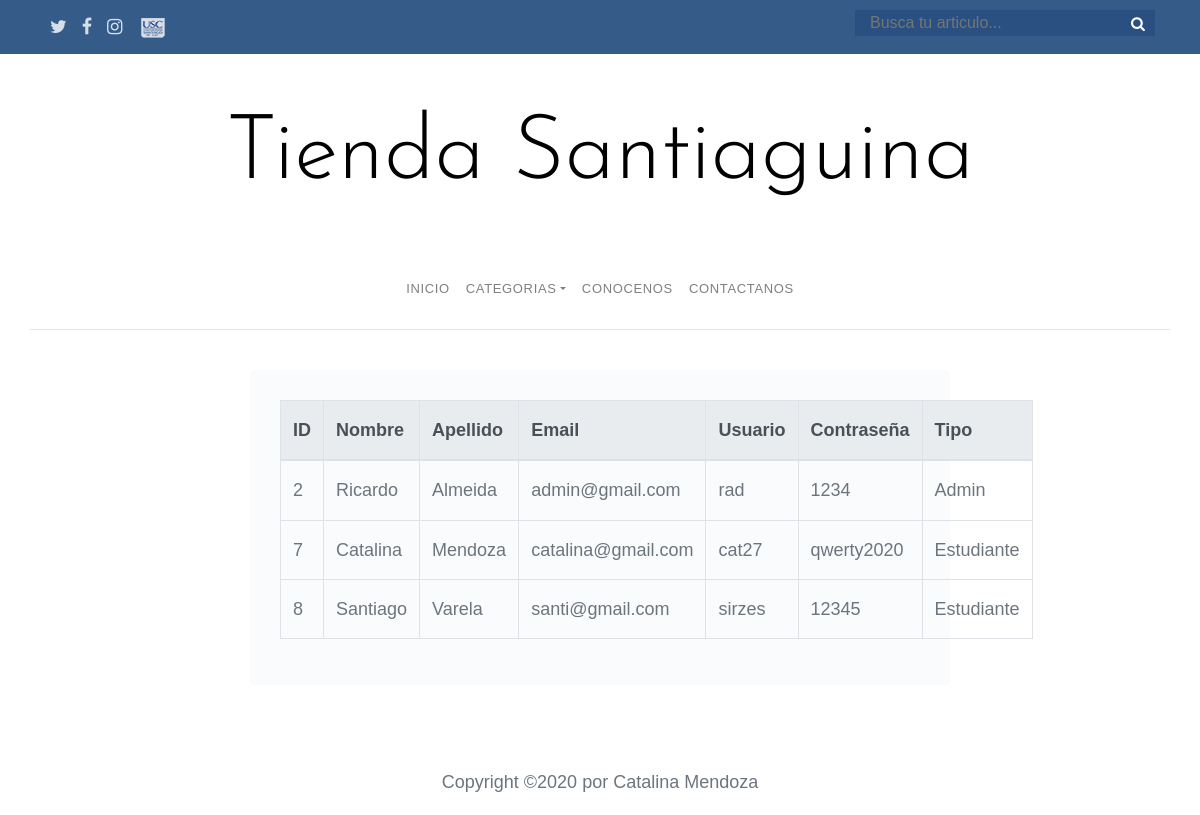
The page /views/clientes.php on the database its author committed.
### tables this page shows
CREATE TABLE IF NOT EXISTS `usuarios` (
  `id_usu` int(11) NOT NULL AUTO_INCREMENT COMMENT 'Identificacion automatica',
  `cor_usu` varchar(50) NOT NULL COMMENT 'correo usuario',
  `con_usu` varchar(50) DEFAULT NULL COMMENT 'contraseña usuario',
  `nom_usu` varchar(50) NOT NULL,
  `ape_usu` varchar(50) NOT NULL,
  `use_usu` varchar(50) DEFAULT NULL,
  `adm_pro` char(1) DEFAULT '1',
  PRIMARY KEY (`id_usu`)
);

### models/conectar.php (called while the page is built)
<?php
	class conectar{
		public static function conexion(){
			try {
				$conexion=new PDO ("mysql:host=localhost; dbname=tienda_santiaguina", "root", "");
				$conexion->setAttribute(PDO::ATTR_ERRMODE, PDO::ERRMODE_EXCEPTION);
				$conexion->exec("SET CHARACTER SET UTF8");
			} catch (Exception $e) {
				die("ERROR" .$e->getMessage());
 				echo "linea de error" .$e->getLine();
			}
			return $conexion;
		}
	}
 ?>

### controllers/cliente.php (the view)
<?php
require_once("../models/conectar.php");
$consulta = conectar::conexion()->query("SELECT * FROM usuarios");
$valor = 1;
while ($filas = $consulta->fetch(PDO::FETCH_ASSOC)) {
    echo "<tr>";
    echo "<td>" . $filas['id_usu'] . "</td>";
    echo "<td>" . $filas['nom_usu'] . "</td>";
    echo "<td>" . $filas['ape_usu'] . "</td>";
    echo "<td>" . $filas['cor_usu'] . "</td>";
    echo "<td>" . $filas['use_usu'] . "</td>";
    echo "<td>" . $filas['con_usu'] . "</td>";
    if ($filas["adm_pro"] == $valor) {
        $aux = 'Estudiante';
        echo "<td>" . $aux . "</td>";
    } else {
        $aux = 'Admin';
        echo "<td>" . $aux . "</td>";
    }
    echo "</tr>";
}

### css/style.css (style rules this page uses)
body { background: #fff; font-family: "Josefin Sans", arial, sans-serif; font-weight: 300; font-size: 18px; line-height: 1.9; color: #6c757d; }

### css/style1.css (style rules this page uses)
* { box-sizing: border-box; margin: 0px; padding: 0px; }
body { -webkit-background-size: cover; -moz-background-size: cover; -o-background-size: cover; background-size: cover; font-family: "Titillium Web", sans-serif; background-size: cover; }

### rows shown on the page
usuarios: id_usu "2", nom_usu "Ricardo", ape_usu "Almeida", cor_usu "admin@gmail.com", use_usu "rad", con_usu "1234", adm_pro "Admin"
usuarios: id_usu "7", nom_usu "Catalina", ape_usu "Mendoza", cor_usu "catalina@gmail.com", use_usu "cat27", con_usu "qwerty2020", adm_pro "Estudiante"
usuarios: id_usu "8", nom_usu "Santiago", ape_usu "Varela", cor_usu "santi@gmail.com", use_usu "sirzes", con_usu "12345", adm_pro "Estudiante"
